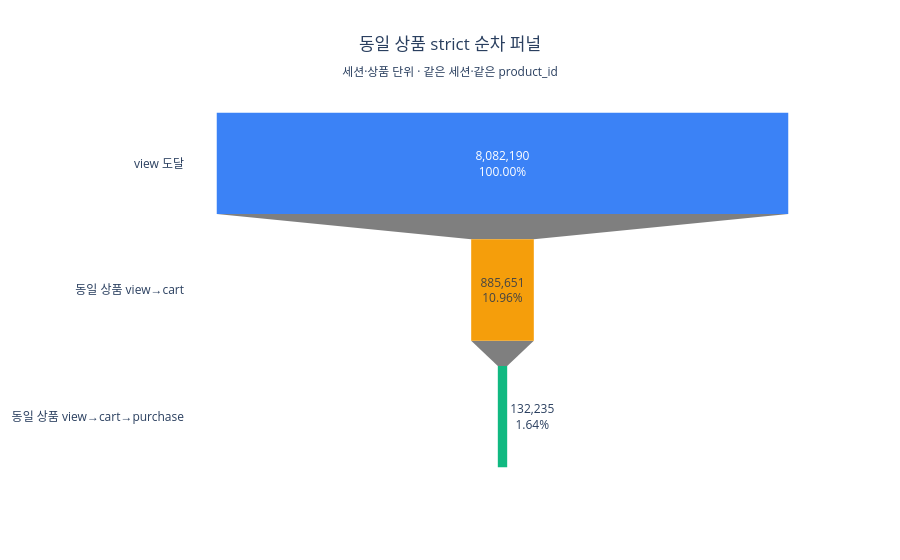

Notebook code for this chart:
### Code cell
fig = go.Figure(go.Funnel(
    y=product_funnel['단계'],
    x=product_funnel['session_product수'],
    marker=dict(color=[color_map['view'], color_map['cart'], color_map['purchase']]),
    texttemplate='%{value:,.0f}<br>%{percentInitial:.2%}',
))
fig.update_layout(
    title=dict(
        text='동일 상품 strict 순차 퍼널<br>'
             '<sub>세션·상품 단위 · 같은 세션·같은 product_id</sub>',
        x=0.5,
        xanchor='center',
    ),
    plot_bgcolor='white',
)
fig.show()

### Figure 1 — Plotly figure (JSON) as saved in the notebook; plotly's stock layout.template omitted (floating-point values rounded to 4 significant figures)
{"data": [{"marker": {"color": ["#3B82F6", "#F59E0B", "#10B981"]}, "texttemplate": "%{value:,.0f}<br>%{percentInitial:.2%}", "type": "funnel", "x": [8082190, 885651, 132235], "y": ["view 도달", "동일 상품 view→cart", "동일 상품 view→cart→purchase"]}], "layout": {"plot_bgcolor": "white", "title": {"text": "동일 상품 strict 순차 퍼널<br><sub>세션·상품 단위 · 같은 세션·같은 product_id</sub>", "x": 0.5, "xanchor": "center"}}}
